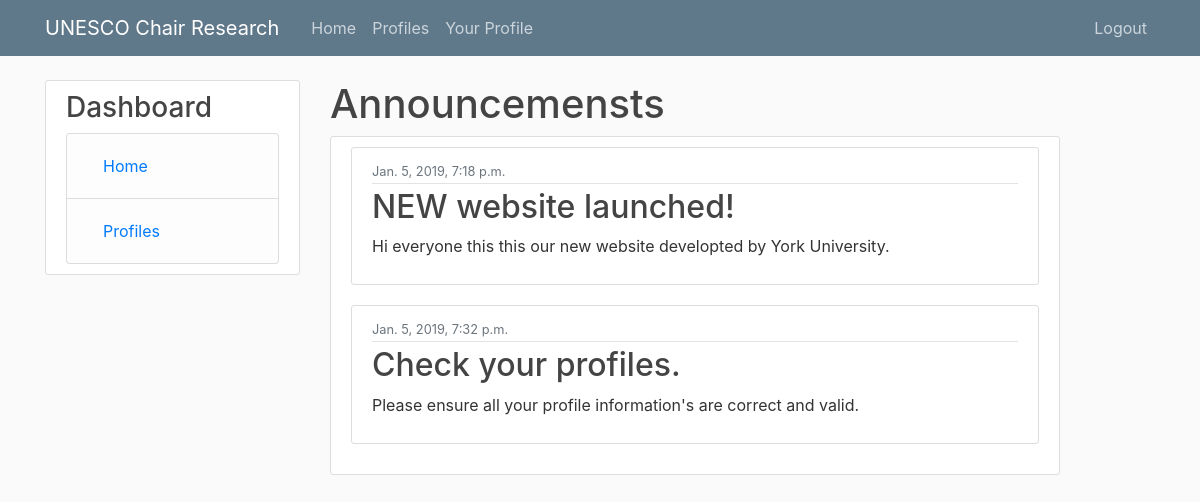
The app's page / (signed in) with its own data.
### project/models.py (models this page shows)
class Announcements(models.Model):
		Title = models.CharField(max_length=200)
		Content = models.TextField()
		CreationTime = models.DateTimeField(auto_now=True)
		IsActive = models.BooleanField(default=True)
		HasAttachment = models.BooleanField(default=False)
		Attachment_ID = models.IntegerField(default=0)

### project/views.py (the view)
# urls.py: 2. Add a URL to urlpatterns:  path('', views.home, name='home')
@login_required
def home(request):
	context = {
		'posts': Announcements.objects.all()
	}
	return render(request, 'project/home.html', context)

### project/templates/project/home.html
{% extends "project/base.html" %}
{% block content %}
	<h1>Announcemensts</h1>
	<div class="content-section">
	{% for posts in posts %}
	<article class="media content-section">
		  <div class="media-body">
		    <div class="article-metadata">
		      <small class="text-muted">{{ posts.CreationTime }}</small>
		    </div>
		    <h2><a class="article-title" href="#">{{ posts.Title }}</a></h2>
		    <p class="article-content">{{ posts.Content }}</p>
		  </div>
	</article>
	{% endfor %}
	</div>
{% endblock content %}

### project/templates/project/base.html (shortened to what this page needs)
{% load static %}
<!DOCTYPE html>
<html>
<head>
    <link rel="stylesheet" href="https://maxcdn.bootstrapcdn.com/bootstrap/4.0.0/css/bootstrap.min.css">
    <link rel="stylesheet" type="text/css" href="{% static 'project/main.css' %}">
</head>
<body>
	<header class="site-header">
	  <nav class="navbar navbar-expand-md navbar-dark bg-steel fixed-top">
	    <div class="container">
	      <a class="navbar-brand mr-4" href="/">UNESCO Chair Research</a>
	      <div class="collapse navbar-collapse" id="navbarToggle">
	        <div class="navbar-nav mr-auto">
	          <a class="nav-item nav-link" href="{% url 'project-home' %}">Home</a>
	          <a class="nav-item nav-link" href="{% url 'project-profiles' %}">Profiles</a>
	          <a class="nav-item nav-link" href="{% url 'profile' %}">Your Profile</a>
	        </div>
	        <div class="navbar-nav">
	          {% if user.is_authenticated %}
	          <a class="nav-item nav-link" href="{% url 'logout' %}">Logout</a>
	          {% else %}
	          <a class="nav-item nav-link" href="{% url 'login' %}">Login</a>
	          {% endif %}
	        </div>
	      </div>
	    </div>
	  </nav>
	</header>
	<main role="main" class="container">
	  <div class="row">
	  	<div class="col-md-3">
	      <div class="content-section">
	        <h3>Dashboard</h3>
	          <ul class="list-group">
	            <li class="list-group-item list-group-item-light"><a class="nav-item nav-link" href="project">Home</a></li>
	            <li class="list-group-item list-group-item-light"><a class="nav-item nav-link" href="project/profiles">Profiles</a></li>
	          </ul>
	      </div>
	    </div>
	    <div class="col-md-8">
	      {% block content %}{% endblock %}
	    </div>
	  </div>
	</main>
</body>
</html>

### project/static/project/main.css (style rules this page uses)
body { background: #fafafa; color: #333333; margin-top: 5rem; }
h1, h2, h3, h4, h5, h6 { color: #444444; }
ul { margin: 0; }
.bg-steel { background-color: #5f788a; }
.site-header .navbar-nav .nav-link { color: #cbd5db; }
.content-section { background: #ffffff; padding: 10px 20px; border: 1px solid #dddddd; border-radius: 3px; margin-bottom: 20px; }
.article-title { color: #444444; }
.article-content { white-space: pre-line; }
.article-metadata { padding-bottom: 1px; margin-bottom: 4px; border-bottom: 1px solid #e3e3e3 }

### records on screen
Announcements: CreationTime "Jan. 5, 2019, 7:18 p.m.", Title "NEW website launched!", Content "Hi everyone this this our new website developted by York University."
Announcements: CreationTime "Jan. 5, 2019, 7:32 p.m.", Title "Check your profiles.", Content "Please ensure all your profile information's are correct and valid."
